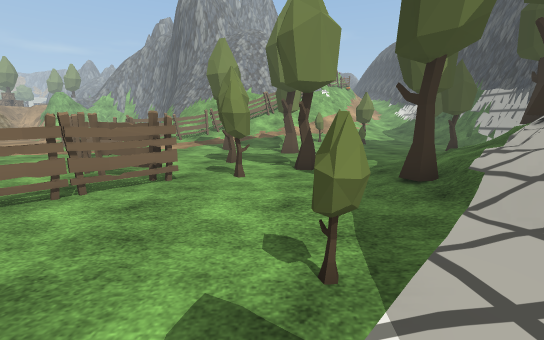
View 1 (above)

18 first-person views from a walk through a scene from a Unity 3-D project. The camera is 1.2 m above the floor, tilts 10° down and sees 90° across. The floor is counted in squares, 1 m on a side. Each view is taken from the middle of a square. On the plan, view 1 faces up. The plan holds only what a view shows up to about 13 squares ahead; the rest is blank. The place goes on beyond the plan. The player character is not drawn. Some animated figures are not drawn. Some surface patterns are stand-ins.

View 2
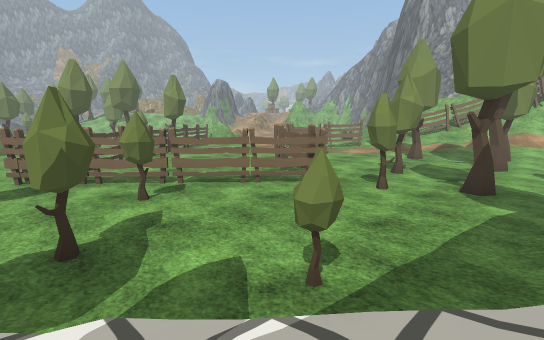

View 3
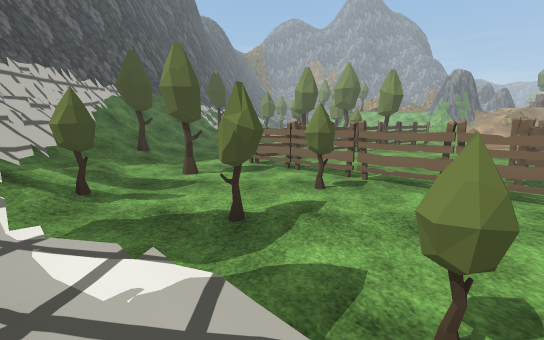

View 4
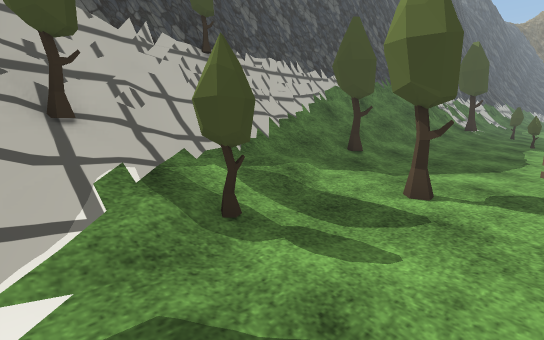

View 5
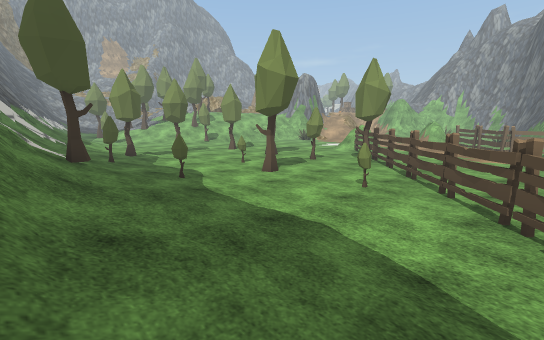

View 6
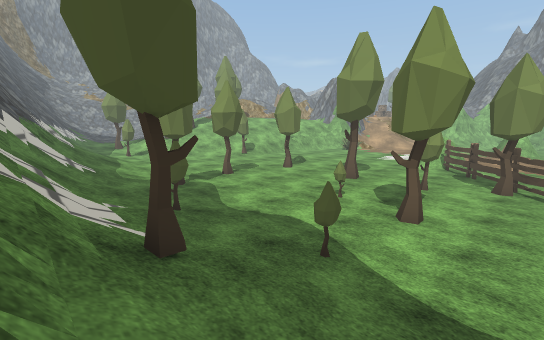

View 7
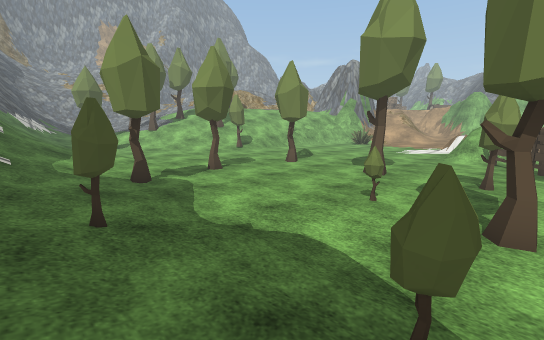

View 8
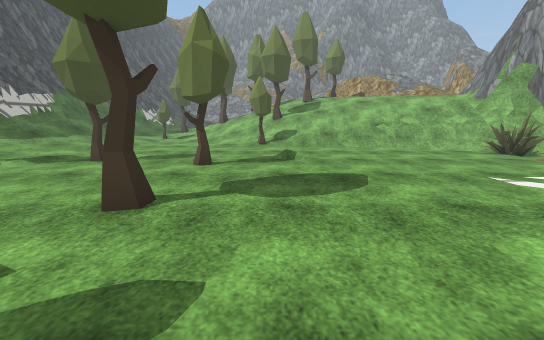

View 9
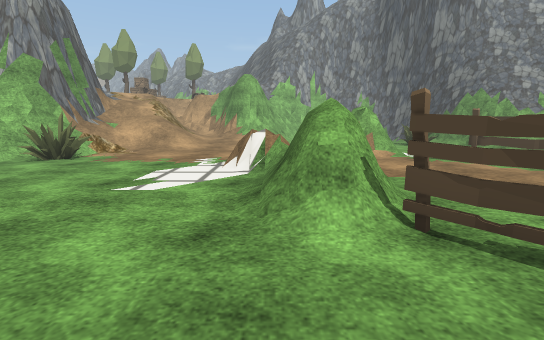

View 10
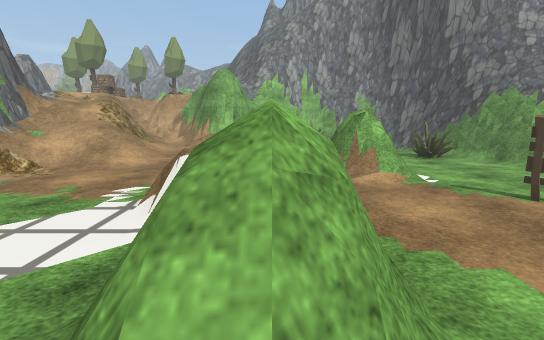

View 11
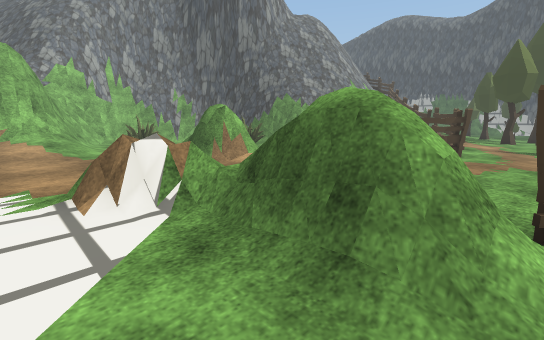

View 12
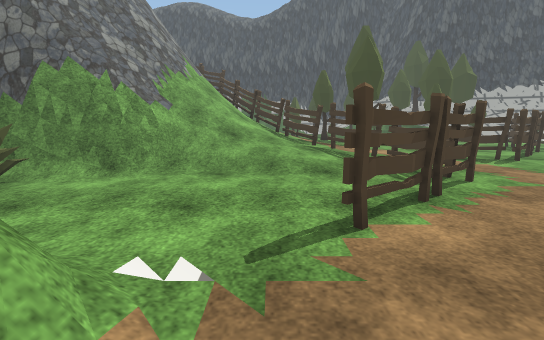

View 13
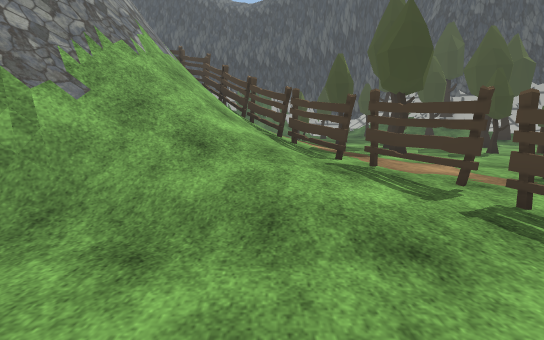

View 14
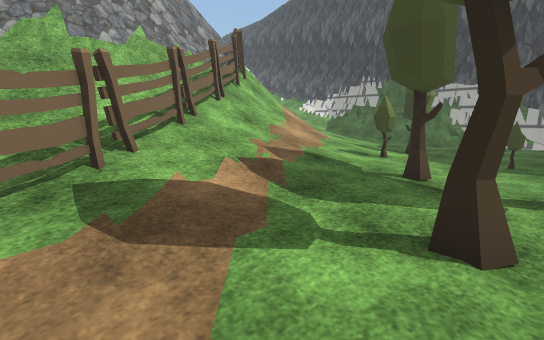

View 15
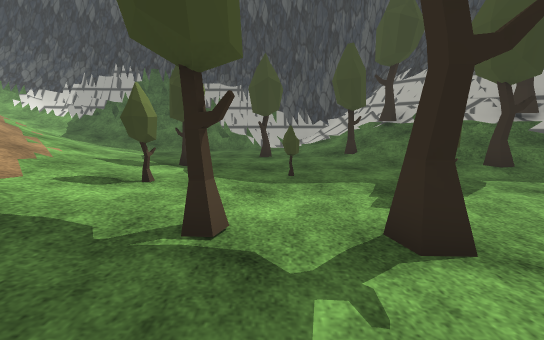

View 16
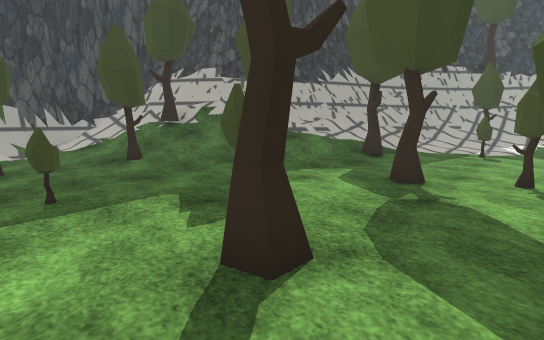

View 17
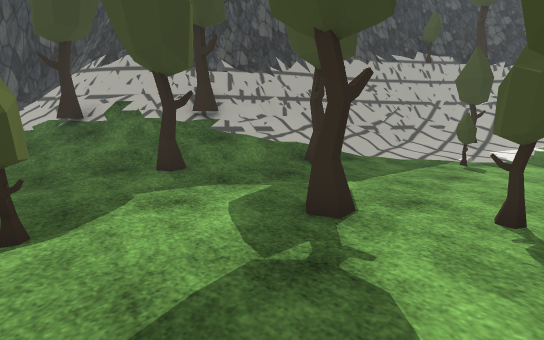

View 18
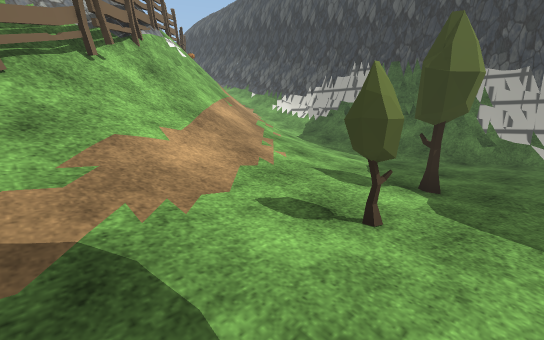

### Floor plan
Key: @ floor where view 1 was taken; # wall or solid block; . main floor; : floor 0.25 m higher than the main floor; + floor 0.5 m higher than the main floor; * floor 1.75 m higher than the main floor; / step, stairs or slope; = window, fence, low wall or low ledge; ^ raised ledge; T tree; F fence; O other object.
Columns run from 29 left of view 1 to 11 right of it. Each row starts with its distance up from view 1.
 25  /////+////.       ##            ##=/  //
 24  =/////:+//.     .O###         ###=//  //
 23  ##////::/.      OO=############F=///////
 22  ##////::..  =  .../##=########F/////////
 21  ##////....  ##=....//////==#FF//////////
 20 ###/......   ##=....////////FF//////////
 19 ##=.......   =#.....///////F/////////:://
 18 /=.O......   .......//////F/////////::.//
 17 ==.......==  ...F...://+F///////:::::.../
 16 =.........= .....F.::::F//////::T:TT..../
 15 +.........#=.....FF.:FF:::::::T:::.......
 14 :.........#^=......FF.::::::::...T...T...
 13 /.........#=/..............T.............
 12 /.........//F..........F......T......////
 11 /...........F.    ....F.........T..:TT///
 10 /.../........F........F.....T.....://///#
  9 :.../.........F.  .....F...TT....:////T=#
  8 T.............TF. ...  F......T.::T//=###
  7 .....T...T..T...F....  .FF..T..:://T####
  6  ...............F.... ....FF...:://T##
  5 .................F... ...F.....:T/ =#
  4 ....T.....T.......F.....F.....:://=##
  3 .............T..T..F....F.....:///=##
  2 //:::...............F..F.T...T://###
  1  //:::::............FFF....T..//=##
  0 //////T//::::T::::...F.....T/@//=#
 -1 /////////T::::/:::::...T...://T/=#
 -2 ////////////T/////:::::T:/T/////=#
 -3 ##==////////T//////:://:///////###
 -4 ######=#===/*////////T///////  =#
 -5               /////////////TT ##
 -6                = #////////=####
 -7                  ####=######
 -8                 ##########

Where each view was taken, in squares from view 1:
view 1: 0 up, 0 right, facing up
view 2: 0 up, 2 right, facing up-left
view 3: 1 up, 2 right, facing left
view 4: 0 up, 1 left, facing down-left
view 5: 4 down, 9 left, facing up-left
view 6: 4 down, 14 left, facing up-left
view 7: 2 down, 16 left, facing up-left
view 8: 9 up, 16 left, facing left
view 9: 9 up, 19 left, facing up
view 10: 12 up, 18 left, facing up
view 11: 12 up, 21 left, facing up-right
view 12: 18 up, 16 left, facing right
view 13: 18 up, 12 left, facing right
view 14: 13 up, 5 left, facing up-right
view 15: 14 up, 2 left, facing right
view 16: 14 up, 1 left, facing down-right
view 17: 11 up, 1 left, facing down-right
view 18: 15 up, 0 right, facing up-right
